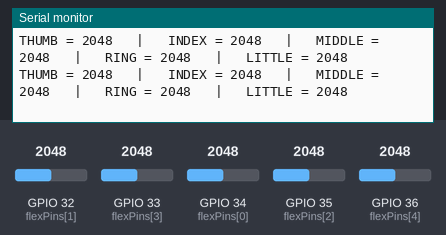
Simulated run of this sketch. Board: ESP32. Shown: the last lines printed to the serial monitor. Inputs (shaded band) come from the test bench; at power-on: GPIO 32 (flexPins[1]) = 2048, GPIO 33 (flexPins[3]) = 2048, GPIO 34 (flexPins[0]) = 2048, GPIO 35 (flexPins[2]) = 2048, GPIO 36 (flexPins[4]) = 2048 (analog values on the 0–4095 scale).

Above: at 1.2 s.
1.3 s: GPIO 32 (flexPins[1]) set to 2866
At 1.59 s:
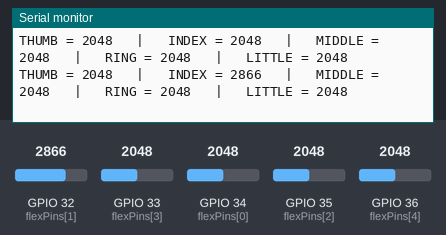
2.8 s: GPIO 33 (flexPins[3]) set to 2866
At 2.8 s:
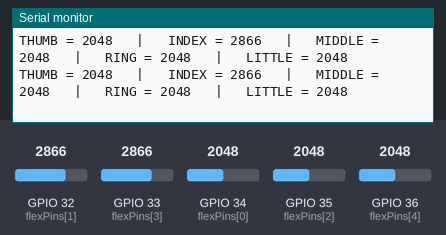
4.3 s: GPIO 34 (flexPins[0]) set to 2866
At 4.42 s:
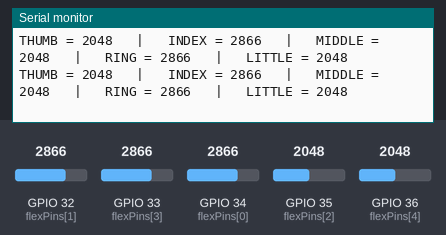
5.8 s: GPIO 35 (flexPins[2]) set to 2866
At 5.84 s:
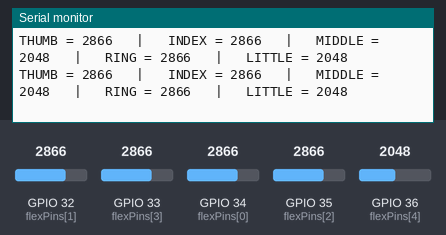
7.3 s: GPIO 36 (flexPins[4]) set to 2866
At 7.46 s:
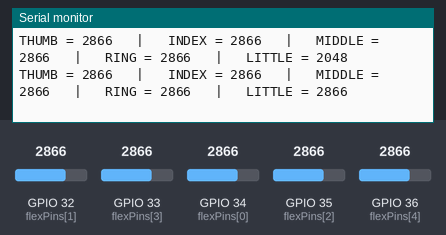
8.8 s: GPIO 32 (flexPins[1]) set to 3972
At 8.88 s:
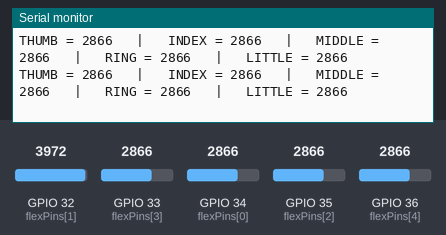
Timing chart, 0 to 11.3 s (numbered marks = the images above; inputs shaded):
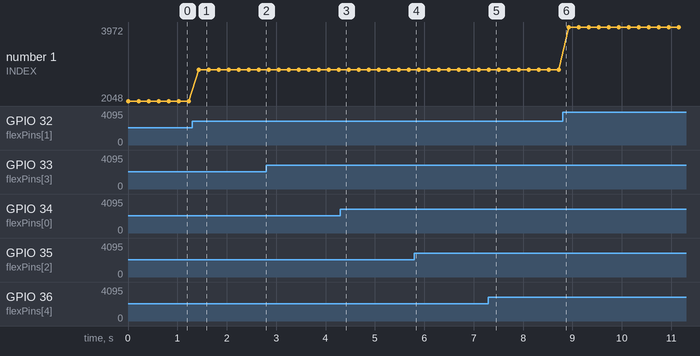

The sketch:

Test3_flex_sensor_copy.ino
```cpp
/*
  ARTHAM - Five Flex Sensor Monitoring
  Board: ESP32-WROOM-32
  Voltage divider: 10k ohm per sensor
*/

const int flexPins[5] = {
  34,  // Thumb
  32,  // Index
  35,  // Middle
  33,  // Ring
  36   // Little
};

const char* sensorNames[5] = {
  "THUMB",
  "INDEX",
  "MIDDLE",
  "RING",
  "LITTLE"
};

void setup() {
  Serial.begin(115200);

  analogReadResolution(12);

  for (int i = 0; i < 5; i++) {
    analogSetPinAttenuation(flexPins[i], ADC_11db);
  }

  Serial.println();
  Serial.println("======================================");
  Serial.println(" ARTHAM - FLEX SENSOR LIVE MONITOR");
  Serial.println("======================================");
  Serial.println("Keep your Serial Monitor at 115200 baud.");
  Serial.println();
}

void loop() {

  for (int i = 0; i < 5; i++) {

    int sensorValue = analogRead(flexPins[i]);

    Serial.print(sensorNames[i]);
    Serial.print(" = ");
    Serial.print(sensorValue);

    if (i < 4) {
      Serial.print("   |   ");
    }
  }

  Serial.println();

  delay(200);
}
```

Measured:
- after the input at 1.3 s, the serial monitor: prints a new line after 0.13 s (image 1)
- after the input at 7.3 s, the serial monitor: prints a new line at once (image 5)
- plotted number 1: 2048 → 2866 after the input at 1.3 s, 2866 → 3972 after the input at 8.8 s
